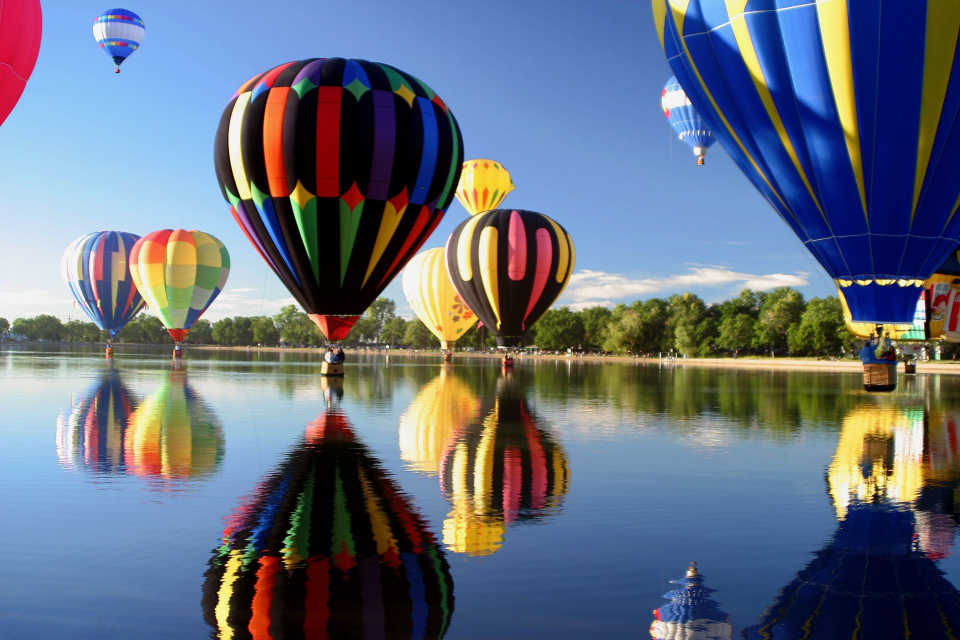
#> input picture OpenCV/pic.jpg, 1920 x 1280 px, found by its file name (shown at 1/2 size)
$ python main.py
#> lines starting #> are read from the running program, lines starting #| are printed output that depends on the picture
# OpenCV, ознакомление и тестовая работа

import cv2

image = cv2.imread("opencv/pic.jpg")
#> image is the input picture: shape (1280, 1920, 3); mean B, G, R 126.9, 110.7, 101.5
print(image.shape)
#| (1280, 1920, 3)
image = cv2.resize(image, (500, 500))
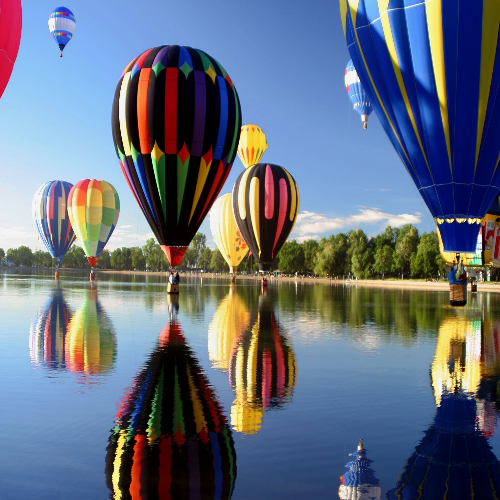
#> image: shape (500, 500, 3); mean B, G, R 126.9, 110.6, 101.4
print(image.shape)
#| (500, 500, 3)

cv2.imshow("Result", image)

cv2.waitKey()

$ run again, with OpenCV/people.jpg copied over OpenCV/pic.jpg
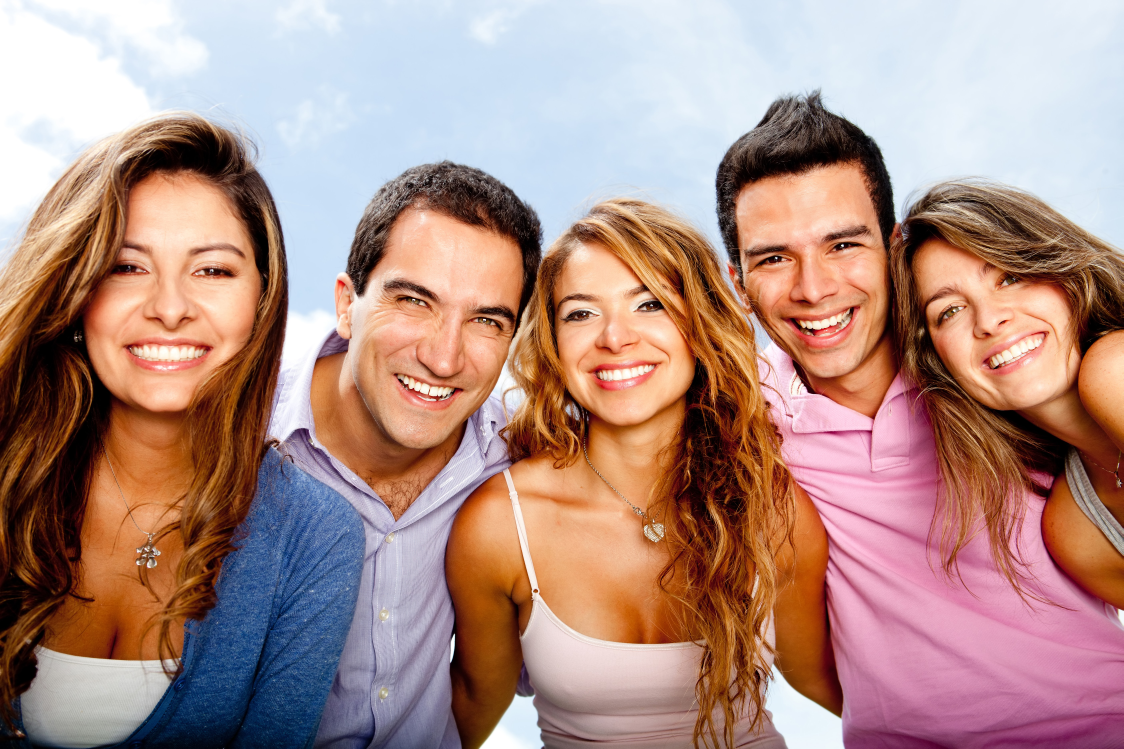
#> input picture OpenCV/people.jpg, 5616 x 3744 px, found by its file name (shown at 1/5 size)
#> image is the input picture: shape (3744, 5616, 3); mean B, G, R 133.7, 141.6, 175.3
#| (3744, 5616, 3)
#> `image = cv2.resize(image, (500, 500))`:
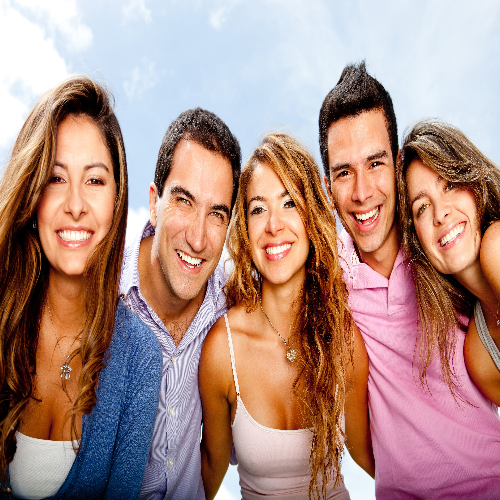
#> image: shape (500, 500, 3); mean B, G, R 133.6, 141.5, 175.1
#| (500, 500, 3)
